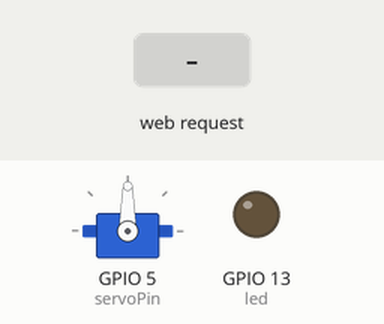
A sketch run on a simulated ESP8266 (NodeMCU). Parts: servo, output pins drawn as LEDs (lit = HIGH). The test bench sets the inputs (shaded band). WiFi joins after 1.5 s; servers stay silent unless stated; what the sketch prints to the serial monitor is not drawn.

Above: at 7.7 s.
7.8 s: HTTP request GET /press1 received
At 8.3 s:
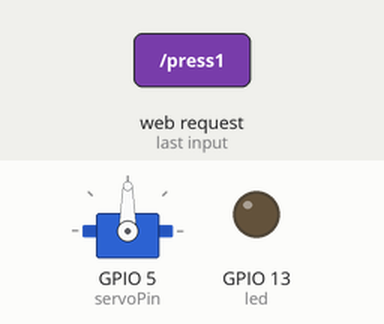
9.4 s: HTTP request GET /press0 received
At 10.7 s:
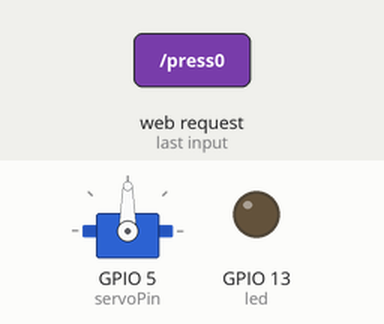
Timing chart, 0 to 12.4 s (numbered marks = the images above; inputs shaded):
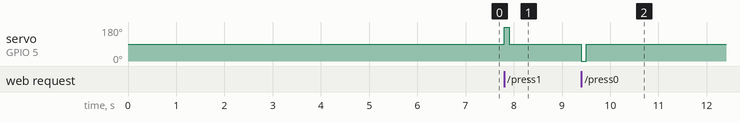

Measured:
- after the input at 7.8 s, servo on GPIO 5 (servoPin): 90° → 180° at once, → 90° 0.10 s later
- after the input at 9.4 s, servo on GPIO 5 (servoPin): 90° → 0° at once, → 90° 0.10 s later

The sketch:

Servo_Test.ino
```cpp
#include <Servo.h>
#include <ESP8266WiFi.h>
#include <ESP8266WebServer.h>
#include <ESP8266mDNS.h>

#ifndef STASSID
#define STASSID "Device Net"
#define STAPSK NULL
#endif

const char* ssid = STASSID;
const char* pass = STAPSK;
const uint8_t servoPin = 5;
const int led = 13;

Servo servo;
ESP8266WebServer server(80);


void handleRoot() {
  digitalWrite(led, 1);
  server.send(200, "text/plain", "root\r\n");
  digitalWrite(led, 0);
}

void handleNotFound() {
  digitalWrite(led, 1);
  String message = "File Not Found\n\n";
  message += "URI: ";
  message += server.uri();
  message += "\nMethod: ";
  message += (server.method() == HTTP_GET) ? "GET" : "POST";
  message += "\nArguments: ";
  message += server.args();
  message += "\n";
  for (uint8_t i = 0; i < server.args(); i++) {
    message += " " + server.argName(i) + ": " + server.arg(i) + "\n";
  }
  server.send(404, "text/plain", message);
  digitalWrite(led, 0);
}

void reset_servo(void){
  servo.write(90);
}

void press_button(int floor){
  Serial.print("BUTTON CALLED\n");
  servo.write(floor*180);
  delay(100);
  reset_servo();
}

void press_up(){
  server.send(200, "text/plain", "Going Up!\r\n");
  press_button(1);
  delay(1000);
}
void press_down(){
  server.send(200, "text/plain", "Going Down!\r\n");
  press_button(0);
  delay(1000);
}

void setup() {
  // put your setup code here, to run once:
  pinMode(led, OUTPUT);
  digitalWrite(led, 0);
  Serial.begin(115200);
  WiFi.mode(WIFI_STA);
  WiFi.begin(ssid, pass);

  while (WiFi.status() != WL_CONNECTED) {
    delay(500);
    Serial.print(".");
  }
  Serial.println("");
  Serial.print("Connected to ");
  Serial.println(ssid);
  Serial.print("IP address: ");
  Serial.println(WiFi.localIP());

  if (MDNS.begin("esp8266")) {
    Serial.println("MDNS responder started");
  }

  server.on("/", handleRoot);
  server.on("/press1", press_up);
  server.on("/press0", press_down);
  server.onNotFound(handleNotFound);
  server.begin();
  Serial.println("HTTP server started");
  servo.attach(servoPin);
  servo.write(90);
  delay(5000);

}

void loop() {
  server.handleClient();
  MDNS.update();
}
```
